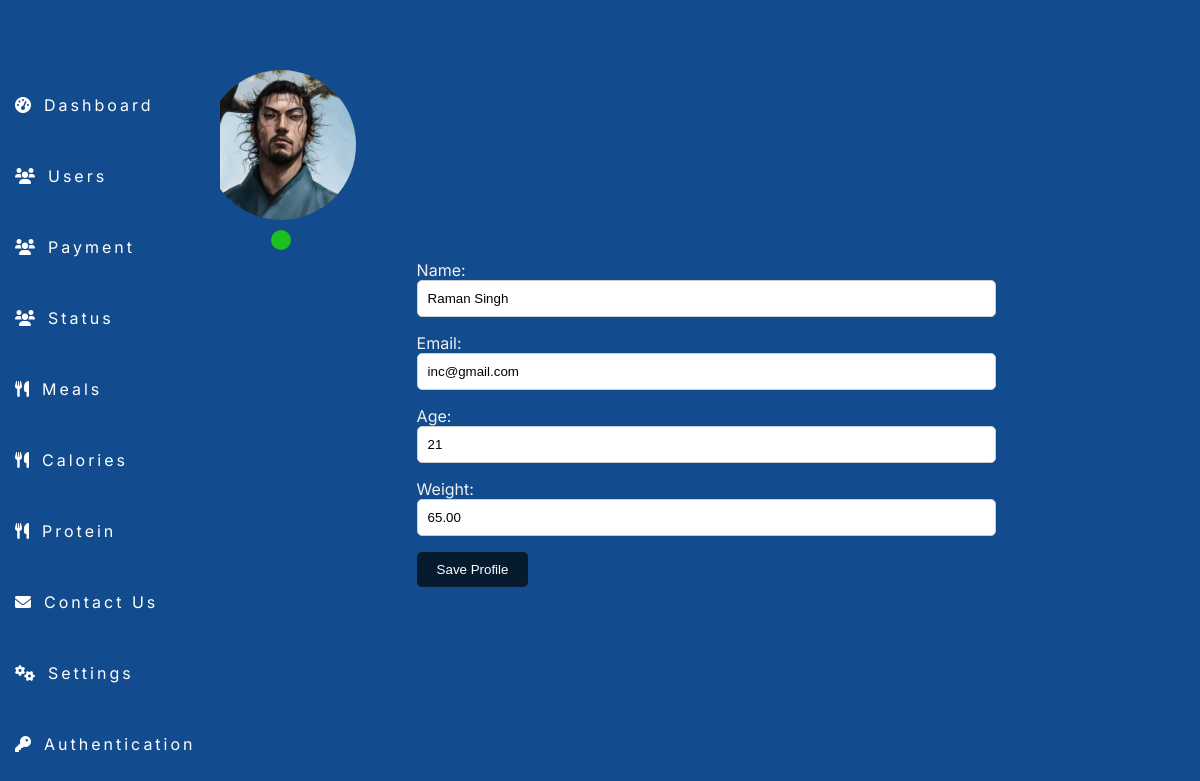
The app's page /admin/adminprofile.php (signed in), older data.
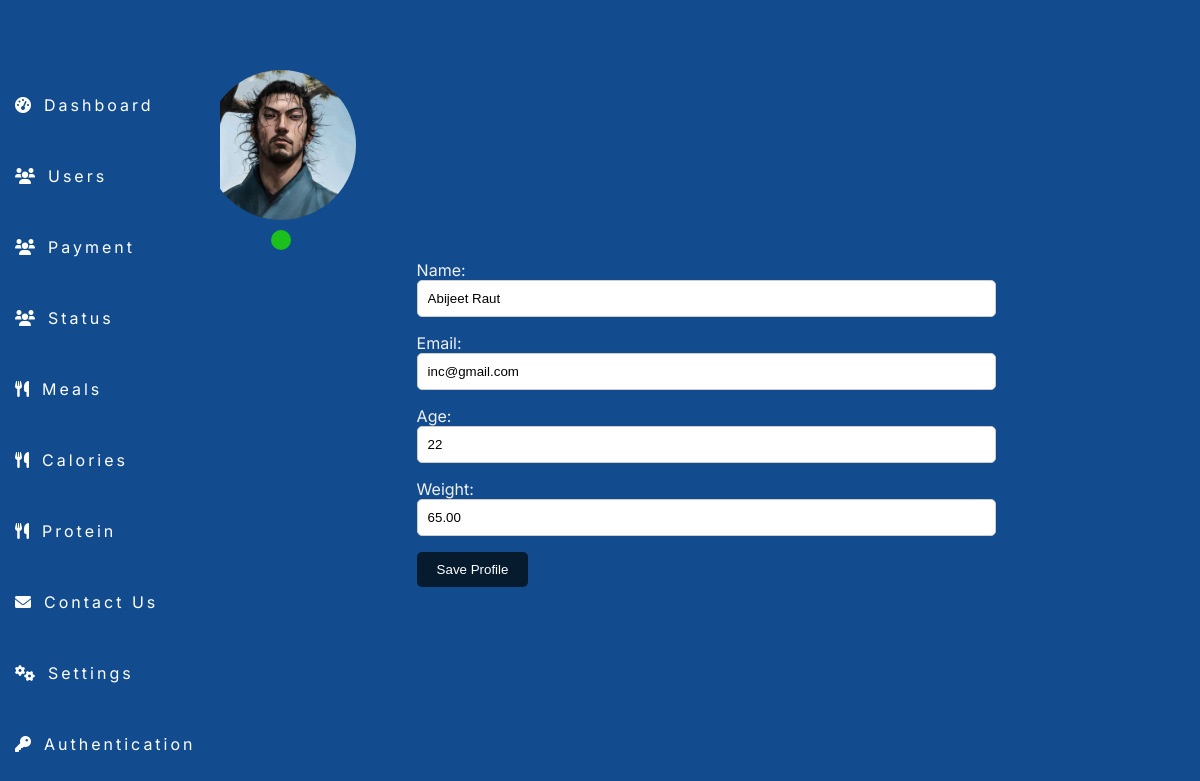
The same page, newer data.
### tables this page shows
CREATE TABLE `users` (
  `id` int(11) NOT NULL,
  `user_id` int(11) NOT NULL,
  `name` varchar(100) NOT NULL,
  `email` varchar(100) NOT NULL,
  `password` varchar(255) NOT NULL,
  `age` int(11) NOT NULL,
  `weight` decimal(5,2) NOT NULL,
  `height` int(11) NOT NULL,
  `activity` enum('normal','intermediate','highly_active') NOT NULL,
  `profile_picture` varchar(255) DEFAULT NULL,
  `registration_time` timestamp NOT NULL DEFAULT current_timestamp(),
  `status` varchar(10) DEFAULT 'inactive',
  `role` varchar(50) DEFAULT 'user',
  `google_auth_secret` varchar(32) DEFAULT NULL,
  `verified` enum('Unverified','Verified') DEFAULT 'Unverified',
  `muscle_protein` double DEFAULT NULL,
  `normal_protein` double DEFAULT NULL
);

### admin/adminprofile.php (the view, shortened to what this page needs)
<?php
include 'db_connection.php';
$user_id = $_SESSION['user_id'];
$sql = "SELECT name, email, age, weight, profile_picture, status FROM users WHERE id = :user_id";
$stmt = $pdo->prepare($sql);
$stmt->bindParam(':user_id', $user_id, PDO::PARAM_INT);
$stmt->execute();
$user_data = $stmt->fetch(PDO::FETCH_ASSOC);
$name = $user_data['name'] ?? 'Unknown';
$email = $user_data['email'] ?? 'Unknown';
$age = $user_data['age'] ?? 'Unknown';
$weight = $user_data['weight'] ?? 'Unknown';
$status = $user_data['status'] ?? 'inactive';
$profile_picture = $user_data['profile_picture'] ?? 'profilepic/blank_profile_picture.jpg';
include 'navbar.php';
?>
<!DOCTYPE html>
<html lang="en">
<head>
    <link rel="stylesheet" href="./cssadmin/adminprofile.css">
</head>
<body>
    <div class="container">
        <div class="profile-section">
            <img src="<?php echo htmlspecialchars($profile_picture); ?>" class="profile-image" alt="Profile Picture">
            <div class="status-dot <?php echo $status === 'active' ? 'active' : 'inactive'; ?>"></div>
        </div>
        <div class="info-section">
            <form action="<?php echo htmlspecialchars($_SERVER["PHP_SELF"]); ?>" method="post">
                <div class="input-group">
                    <label for="name">Name:</label>
                    <input type="text" name="name" value="<?php echo htmlspecialchars($name); ?>">
                </div>
                <div class="input-group">
                    <label for="email">Email:</label>
                    <input type="email" name="email" value="<?php echo htmlspecialchars($email); ?>">
                </div>
                <div class="input-group">
                    <label for="age">Age:</label>
                    <input type="number" name="age" value="<?php echo htmlspecialchars($age); ?>">
                </div>
                <div class="input-group">
                    <label for="weight">Weight:</label>
                    <input type="number" step="0.01" name="weight" value="<?php echo htmlspecialchars($weight); ?>">
                </div>
                <div class="mt-5 text-center">
                    <button class="submit-button" type="submit">Save Profile</button>
                </div>
            </form>
        </div>
    </div>
</body>
</html>

Row changes from the older to the newer data that the page shows:
changed users "inc@gmail.com": name "Raman Singh" → "Abijeet Raut"; age "21" → "22"
